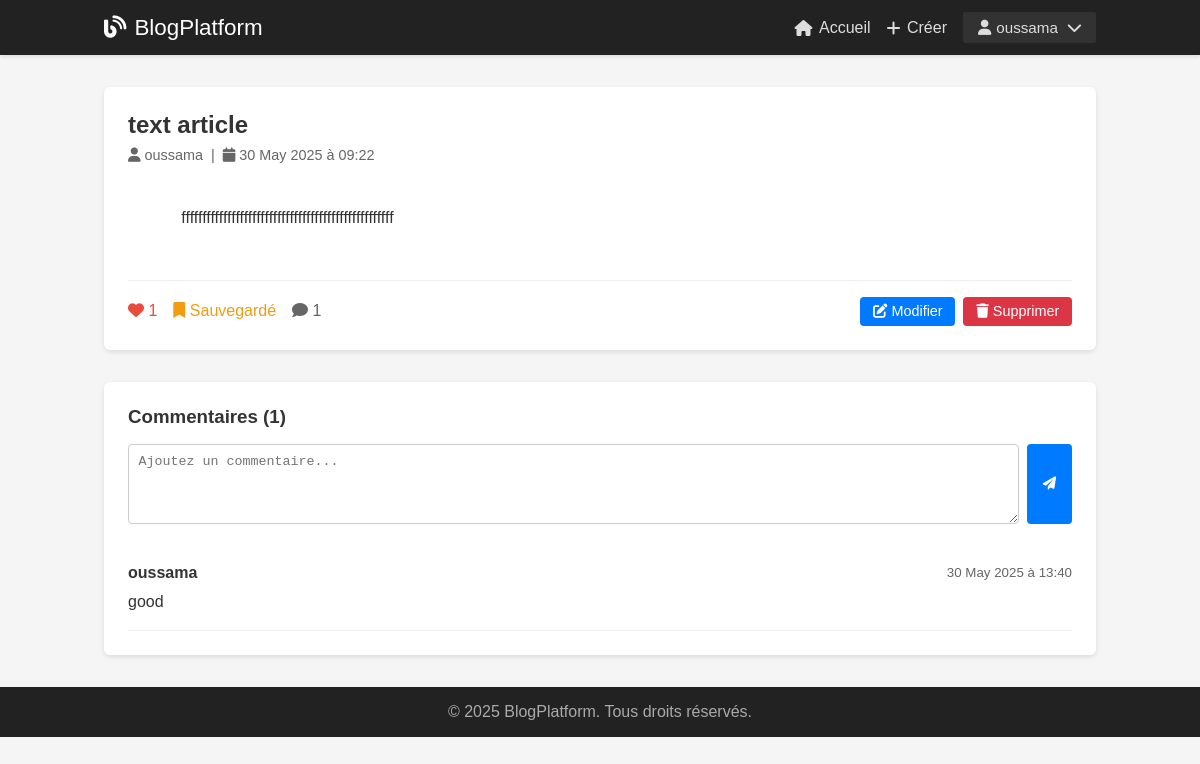
The app's page /article/2 (signed in) with its own data.
### tables this page shows
CREATE TABLE users (
                id INTEGER PRIMARY KEY AUTOINCREMENT,
                username TEXT UNIQUE NOT NULL,
                email TEXT UNIQUE NOT NULL,
                password_hash TEXT NOT NULL,
                created_at TIMESTAMP DEFAULT CURRENT_TIMESTAMP
            );

CREATE TABLE articles (
                id INTEGER PRIMARY KEY AUTOINCREMENT,
                title TEXT NOT NULL,
                content TEXT NOT NULL,
                image_url TEXT,
                author_id INTEGER NOT NULL,
                created_at TIMESTAMP DEFAULT CURRENT_TIMESTAMP,
                updated_at TIMESTAMP DEFAULT CURRENT_TIMESTAMP,
                FOREIGN KEY (author_id) REFERENCES users (id)
            );

CREATE TABLE comments (
                id INTEGER PRIMARY KEY AUTOINCREMENT,
                content TEXT NOT NULL,
                article_id INTEGER NOT NULL,
                user_id INTEGER NOT NULL,
                created_at TIMESTAMP DEFAULT CURRENT_TIMESTAMP,
                FOREIGN KEY (article_id) REFERENCES articles (id) ON DELETE CASCADE,
                FOREIGN KEY (user_id) REFERENCES users (id)
            );

### main.py (the view)
@app.route("/article/<int:article_id>")
def article_detail(article_id):
    user = get_current_user()
    article = db.get_article_by_id(article_id) or abort(404)
    comments = db.get_article_comments(article_id)
    is_liked = db.is_article_liked(article_id, user["id"]) if user else False
    is_saved = db.is_article_saved(article_id, user["id"]) if user else False
    return render_template(
        "articles/detail.html",
        title=f"{article['title']} - Blog Platform",
        user=user,
        article=article,
        comments=comments,
        is_liked=is_liked,
        is_saved=is_saved
    )

### database.py (called while the page is built)
    def get_connection(self):
        conn = sqlite3.connect(self.db_path)
        conn.row_factory = sqlite3.Row
        return conn

    def get_article_by_id(self, article_id):
        conn = self.get_connection()
        cursor = conn.cursor()
        cursor.execute('''
            SELECT a.*, u.username as author_name,
                   (SELECT COUNT(*) FROM likes WHERE article_id = a.id) as likes_count,
                   (SELECT COUNT(*) FROM comments WHERE article_id = a.id) as comments_count
            FROM articles a
            JOIN users u ON a.author_id = u.id
            WHERE a.id = ?
        ''', (article_id,))
        article = cursor.fetchone()
        conn.close()
        return dict(article) if article else None

    def get_article_comments(self, article_id):
        conn = self.get_connection()
        cursor = conn.cursor()
        cursor.execute('''
            SELECT c.*, u.username as author_name
            FROM comments c
            JOIN users u ON c.user_id = u.id
            WHERE c.article_id = ?
            ORDER BY c.created_at DESC
        ''', (article_id,))
        comments = cursor.fetchall()
        conn.close()
        return [dict(comment) for comment in comments]

    def is_article_liked(self, article_id, user_id):
        if not user_id:
            return False
        conn = self.get_connection()
        cursor = conn.cursor()
        cursor.execute('''
            SELECT id FROM likes WHERE article_id = ? AND user_id = ?
        ''', (article_id, user_id))
        result = cursor.fetchone()
        conn.close()
        return result is not None

    def is_article_saved(self, article_id, user_id):
        if not user_id:
            return False
        conn = self.get_connection()
        cursor = conn.cursor()
        cursor.execute('''
            SELECT id FROM saved_articles WHERE article_id = ? AND user_id = ?
        ''', (article_id, user_id))
        result = cursor.fetchone()
        conn.close()
        return result is not None

### main.py (called while the page is built)
def get_current_user():
    sid = request.cookies.get("session_id")
    return session_mgr.get_user(sid) if sid else None

### templates/articles/detail.html (shortened to what this page needs)
{% extends "base.html" %}
{% block content %}
<article
    style="background:#fff; border-radius:6px; box-shadow:0 2px 5px rgba(0,0,0,0.1); overflow:hidden; margin-bottom:2rem;">
    <div style="padding:1.5rem;">
        <header style="margin-bottom:1rem;">
            <h1 style="margin-bottom:.5rem; color:#333;">{{ article.title }}</h1>
            <div style="color:#666; font-size:.9rem;">
                <i class="fas fa-user"></i> {{ article.author_name }}
                &nbsp;|&nbsp;
                <i class="fas fa-calendar"></i> {{ article.created_at|format_date }}
            </div>
        </header>
        <div style="line-height:1.6; margin-bottom:1.5rem; white-space:pre-wrap;">
            {{ article.content }}
        </div>
        <footer style="display:flex; justify-content:space-between; align-items:center;
                   padding-top:1rem; border-top:1px solid #eee;">
            <div style="display:flex; gap:1rem;">
                {% if user %}
                <button onclick="toggleLike({{ article.id }})" id="like-btn" style="background:none; border:none;
                         color:{% if is_liked %}#e74c3c{% else %}#666{% endif %};
                         cursor:pointer; font-size:1rem;">
                    <i class="fas fa-heart"></i> <span id="likes-count">{{ article.likes_count }}</span>
                </button>
                <button onclick="toggleSave({{ article.id }})" id="save-btn" style="background:none; border:none;
                         color:{% if is_saved %}#f39c12{% else %}#666{% endif %};
                         cursor:pointer; font-size:1rem;">
                    <i class="fas fa-bookmark"></i>
                    <span id="save-text">{% if is_saved %}Sauvegardé{% else %}Sauvegarder{% endif %}</span>
                </button>
                {% else %}
                <span style="color:#666;"><i class="fas fa-heart"></i> {{ article.likes_count }}</span>
                {% endif %}
                <span style="color:#666;"><i class="fas fa-comment"></i> {{ comments|length }}</span>
            </div>
            {% if user and article.author_id == user.id %}
            <div style="display:flex; gap:.5rem;">
                <a href="/edit-article/{{ article.id }}" style="background:#007bff; color:#fff; padding:.4rem .8rem;
                  border-radius:4px; text-decoration:none; font-size:.9rem;">
                    <i class="fas fa-edit"></i> Modifier
                </a>
                <button onclick="deleteArticle({{ article.id }})" style="background:#dc3545; color:#fff; padding:.4rem .8rem;
                       border:none; border-radius:4px; cursor:pointer; font-size:.9rem;">
                    <i class="fas fa-trash"></i> Supprimer
                </button>
            </div>
            {% endif %}
        </footer>
    </div>
</article>
<section style="background:#fff; border-radius:6px; box-shadow:0 2px 5px rgba(0,0,0,0.1); padding:1.5rem;">
    <h3 style="margin-bottom:1rem;">Commentaires ({{ comments|length }})</h3>
    {% if user %}
    <form onsubmit="addComment(event, {{ article.id }})" style="margin-bottom:1.5rem;">
        <div style="display:flex; gap:.5rem;">
            <textarea name="content" placeholder="Ajoutez un commentaire..." required style="flex:1; padding:.6rem; border:1px solid #ccc; border-radius:4px;
                       resize:vertical; min-height:80px;"></textarea>
            <button type="submit" style="background:#007bff; color:#fff; border:none;
                     border-radius:4px; padding:.6rem 1rem; cursor:pointer;">
                <i class="fas fa-paper-plane"></i>
            </button>
        </div>
    </form>
    {% endif %}
    <div id="comments-list">
        {% for comment in comments %}
        <div style="border-bottom:1px solid #eee; padding:1rem 0;">
            <div style="display:flex; justify-content:space-between; align-items:center; margin-bottom:.5rem;">
                <strong>{{ comment.author_name }}</strong>
                <small style="color:#666;">{{ comment.created_at|format_date }}</small>
            </div>
            <p style="line-height:1.5;">{{ comment.content }}</p>
        </div>
        {% endfor %}
    </div>
</section>
{% endblock %}

### templates/partials/navbar.html (shortened to what this page needs)
<header class="header">
    <nav class="navbar">
        <a href="/" class="logo"><i class="fas fa-blog"></i>BlogPlatform</a>
        <div class="nav-menu" id="navMenu">
            <a href="/" class="nav-link"><i class="fas fa-home"></i>Accueil</a>
            {% if user %}
            <a href="/create-article" class="nav-link"><i class="fas fa-plus"></i>Créer</a>
            <div class="nav-dropdown" id="userDropdown">
                <button class="nav-dropdown-btn">
                    <i class="fas fa-user"></i>{{ user.username }} <i class="fas fa-chevron-down"></i>
                </button>
            </div>
            {% else %}
            <a href="/login" class="nav-link"><i class="fas fa-sign-in-alt"></i>Connexion</a>
            <a href="/register" class="nav-link btn-primary"><i class="fas fa-user-plus"></i>Inscription</a>
            {% endif %}
        </div>
    </nav>
</header>

### templates/base.html (style rules this page uses)
*, *::before, *::after { box-sizing: border-box; margin: 0; padding: 0 }
body { font-family: Arial, sans-serif; background: #f5f5f5; color: #333 }

### templates/partials/navbar.html (style rules this page uses)
.header { background: #222; box-shadow: 0 2px 4px rgba(0, 0, 0, 0.1); }
.navbar { display: flex; align-items: center; justify-content: space-between; max-width: 1024px; margin: 0 auto; padding: .75rem 1rem; }
.logo { color: #fff; text-decoration: none; font-size: 1.4rem; display: flex; align-items: center; }
.logo i { margin-right: .5rem; }
.nav-menu { display: flex; align-items: center; }
.nav-link { color: #ddd; text-decoration: none; margin-left: 1rem; display: flex; align-items: center; transition: color .2s; }
.nav-link i { margin-right: .4rem; }
.nav-dropdown { position: relative; margin-left: 1rem; }
.nav-dropdown-btn { background: rgb(50, 50, 50); padding: 7px 15px; border: none; color: #ddd; cursor: pointer; display: flex; align-items: center; font-size: .95rem; gap: 5px; border-radius: 2px; box-shadow: #000000; }
.nav-dropdown-btn i:last-child { margin-left: .3rem; }

### records on screen
users: username "oussama", author_name "oussama"
articles: title "text article", created_at "30 May 2025 à 09:22", content "fffffffffffffffffffffffffffffffffffffffffffffffffff"
comments: author_name "oussama", created_at "30 May 2025 à 13:40", content "good"

### other values on screen
{{ article.likes_count }} "1"
{{ comments|length }} "1"
